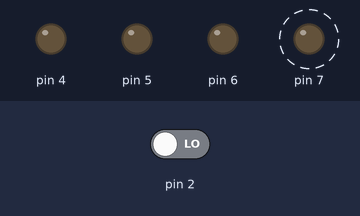
Recording of a sketch running on a simulated Arduino Uno, built with avr-gcc and run on an emulated ATmega328P. Parts: output pins drawn as LEDs (lit = HIGH). Dashed ring = blinking. The test bench sets the inputs (shaded band); at power-on: pin 2 LOW. What the sketch prints to the serial monitor is not drawn.

Above: at 0.5 s.
Timing chart, 0 to 4.6 s (numbered marks = the images above):
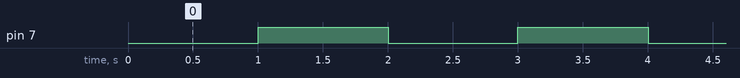

The sketch:

tacho_multi_v1.ino
```cpp
unsigned long Timer = 0;

byte controlPins[] = {B00000000, B10000000};
byte muxValues[] = {0,0,};

void setPin(int outputPin)
// function to select pin on 74HC4067
{
  PORTD = controlPins[outputPin];
}

void setup()
{
  Serial.begin(9600);
  DDRD = B11110000; // 0 = input, 1 = output
}

void loop(){
  for (int i = 0; i < 2; i++)
  {
    setPin(i); // choose an input pin on the 74HC4067

    muxValues[i] = digitalRead(2);
    Serial.println(muxValues[i]);

    delay(1000);
  }
   Serial.println("=================================");
}
```

Measured:
- by itself, pin 7: alternates HIGH for 1.0 s and LOW for 1.0 s
